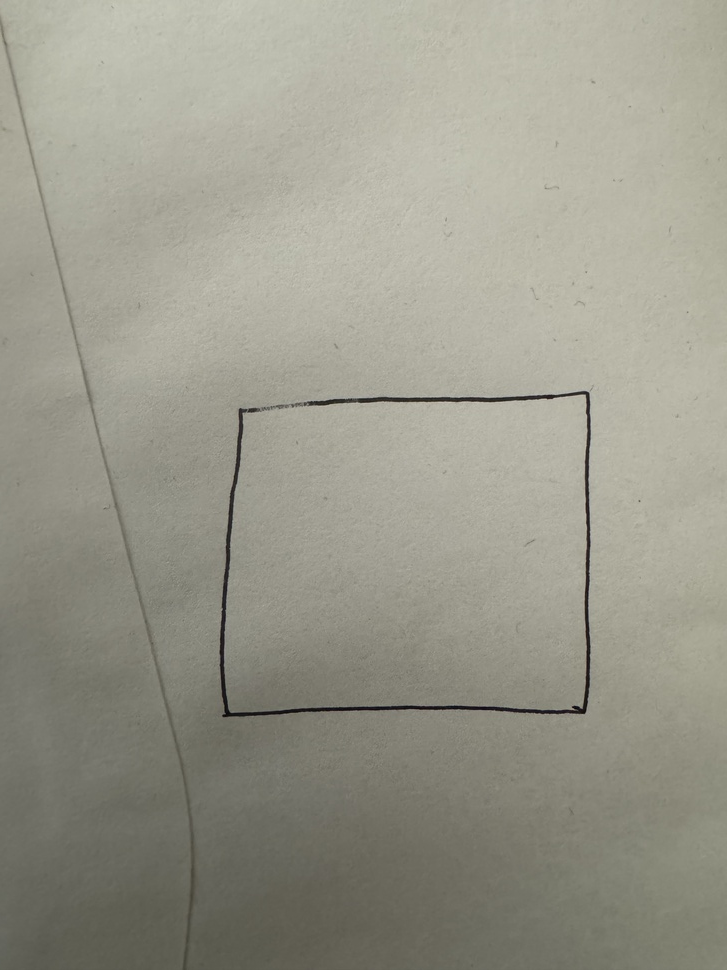
#> input picture handdrawnimages/IMG_9462.jpg, 727 x 970 px, shrunk from 3024 x 4032 before the run
$ python cleaningimage.py
#> lines starting #> are read from the running program, lines starting #| are printed output that depends on the picture; after the words box and inside, x2 and y2 are one past the last pixel; in counts of white or black regions, pixels touching at a corner belong together
import cv2
import numpy as np
from PIL import Image
from skimage import morphology


image = cv2.imread('handdrawnimages/IMG_9462.jpg')
#> image is the input picture: shape (970, 727, 3); mean B, G, R 139.6, 152.7, 154
gray = cv2.cvtColor(image, cv2.COLOR_BGR2GRAY)
blur = cv2.GaussianBlur(gray, (5, 5), 0)

# Detect edges using Canny edge detection
edges = cv2.Canny(blur, 50, 150)
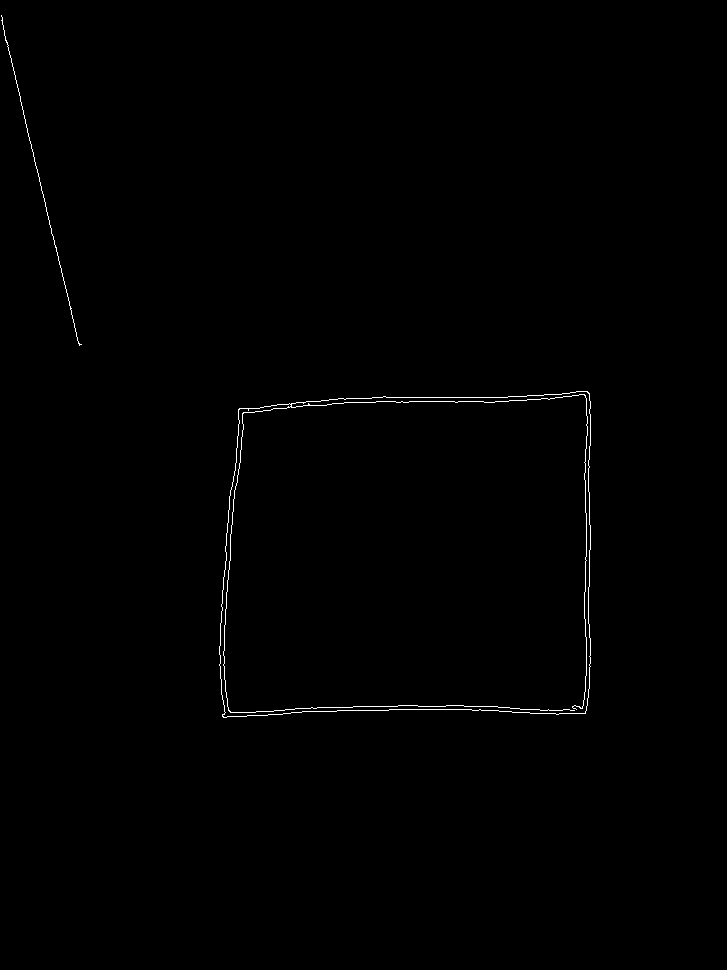
#> edges: shape (970, 727); 0.43% white in thin lines or dots, all inside (x1, y1, x2, y2) = (1, 15, 591, 718)

# finding contours
contours, _ = cv2.findContours(edges.copy(), cv2.RETR_EXTERNAL, cv2.CHAIN_APPROX_SIMPLE)
#> contours = 2 contours, 1 with area under 20; largest, box (x1, y1, x2, y2) and area: (219, 391, 591, 718) 113314

# background
blank_image = np.zeros_like(gray)

# drawing contours
cv2.drawContours(blank_image, contours, -1, (255), thickness=cv2.FILLED)
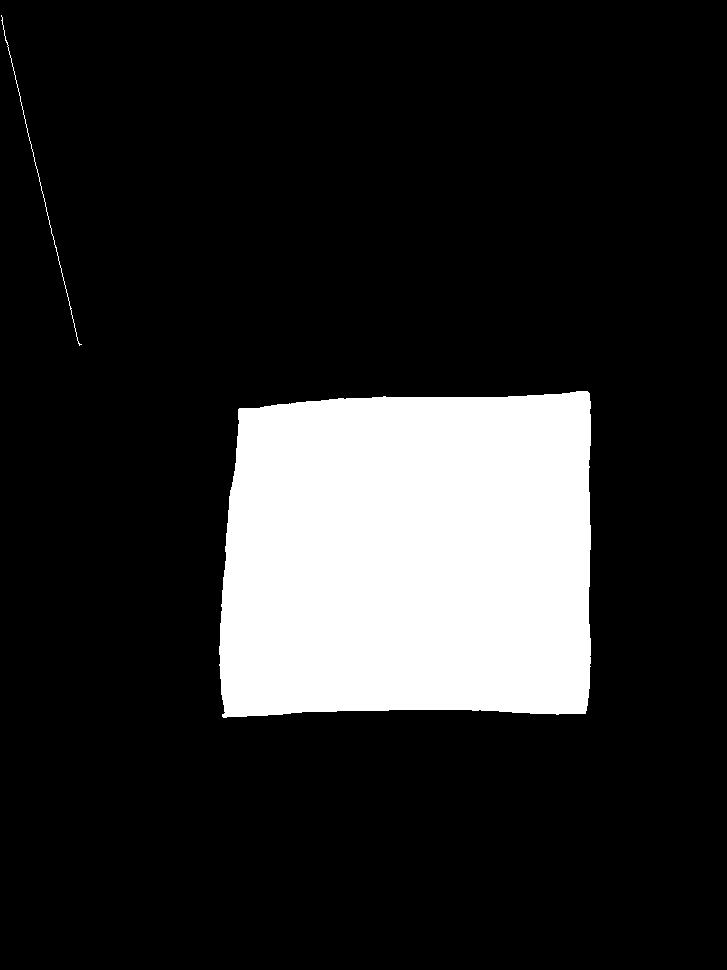
#> blank_image: shape (970, 727); 16.2% white; 2 white regions, box (x1, y1, x2, y2) and area: (219, 391, 591, 718) 113986, (1, 15, 82, 346) 339

#conversion from array to bool for morphology
bool_image = blank_image > 0

cleaned_bool_image = morphology.remove_small_objects(bool_image, min_size=140, connectivity=2)

cleaned_image = np.uint8(cleaned_bool_image) * 255
outline_image = np.ones_like(image) * 255
contours, _ = cv2.findContours(cleaned_image, cv2.RETR_EXTERNAL, cv2.CHAIN_APPROX_SIMPLE)
cv2.drawContours(outline_image, contours, -1, (0, 0, 0), thickness=20)
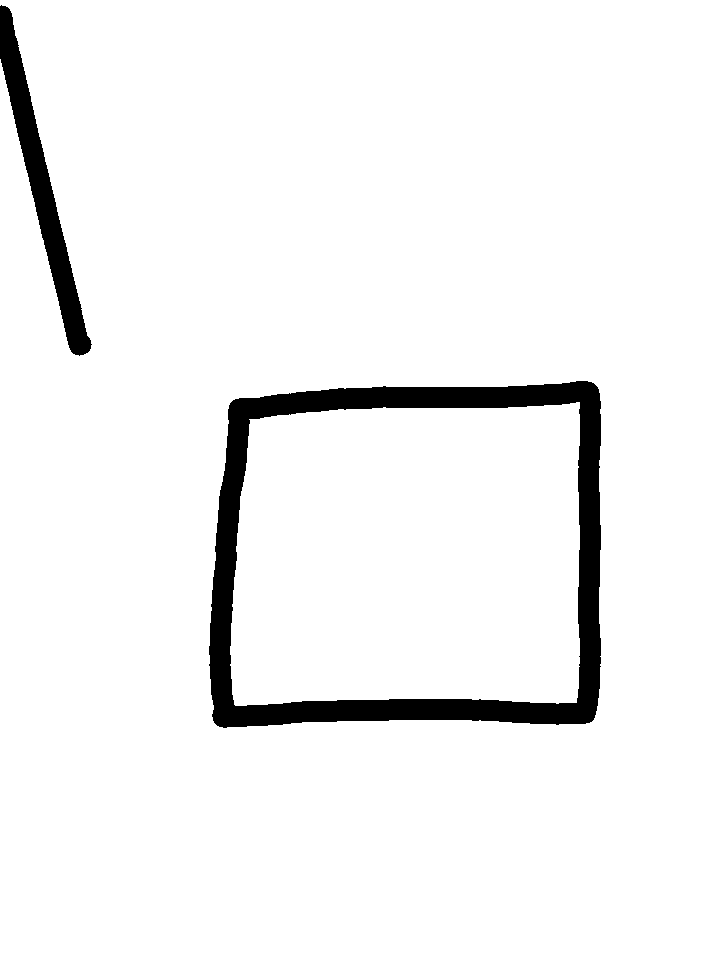
#> outline_image: shape (970, 727, 3); 95% white; 2 black regions, box (x1, y1, x2, y2) and area: (209, 381, 601, 728) 28089, (0, 5, 92, 356) 7042

pil_image = Image.fromarray(outline_image)
pil_image.save('cleaned_outline.png')

$ run again, with handdrawnimages/IMG_9485.jpg copied over handdrawnimages/IMG_9462.jpg
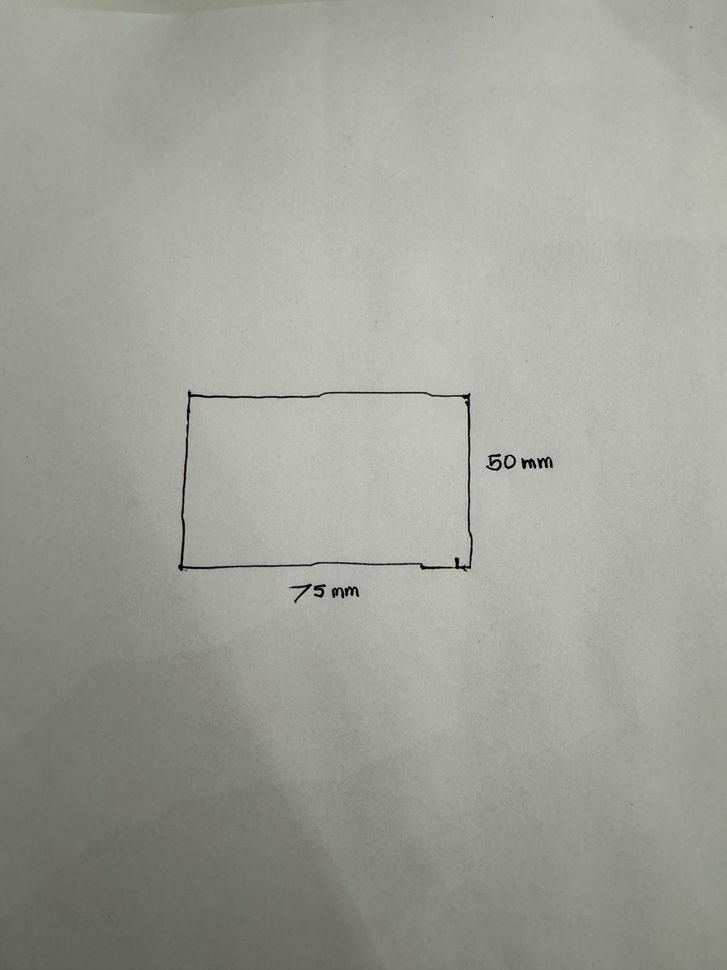
#> input picture handdrawnimages/IMG_9485.jpg, 727 x 970 px, shrunk from 3024 x 4032 before the run
#> image is the input picture: shape (970, 727, 3); mean B, G, R 152.6, 160.5, 159.6
#> `edges = cv2.Canny(blur, 50, 150)`:
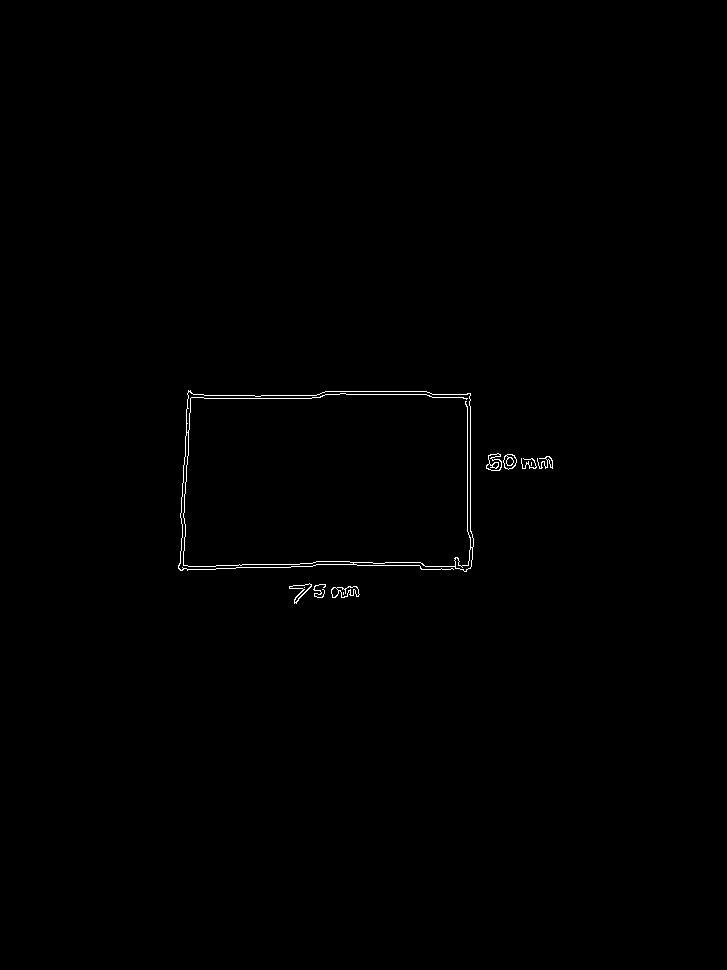
#> edges: shape (970, 727); 0.35% white in thin lines or dots, all inside (x1, y1, x2, y2) = (178, 390, 553, 604)
#> `contours, _ = cv2.findContours(edges.copy(), cv2.RETR_EXTERNAL, cv2.CH..`: contours = 9 contours, 3 with area under 20; largest, box (x1, y1, x2, y2) and area: (178, 390, 474, 572) 49530, (331, 586, 360, 598) 196, (486, 453, 502, 471) 176, (503, 454, 517, 470) 150, (289, 583, 312, 604) 134, (537, 456, 553, 469) 43
#> blank_image: shape (970, 727); 7.2% white; 9 white regions (1 under 20 px), largest, box (x1, y1, x2, y2) and area: (178, 390, 474, 572) 50098, (331, 586, 360, 598) 244, (486, 453, 502, 471) 212
#> cleaned_bool_image: shape (970, 727) bool; 7.2% white; 5 white regions, box (x1, y1, x2, y2) and area: (178, 390, 474, 572) 50098, (331, 586, 360, 598) 244, (486, 453, 502, 471) 212, (503, 454, 517, 470) 172, (289, 583, 312, 604) 171
#> cleaned_image: shape (970, 727); 7.2% white; 5 white regions
#> `contours, _ = cv2.findContours(cleaned_image, cv2.RETR_EXTERNAL, cv2.C..`: contours = 5 contours; box (x1, y1, x2, y2) and area: (178, 390, 474, 572) 49530, (331, 586, 360, 598) 196, (486, 453, 502, 471) 176, (503, 454, 517, 470) 150, (289, 583, 312, 604) 134
#> `cv2.drawContours(outline_image, contours, -1, (0, 0, 0), thickness=20)`:
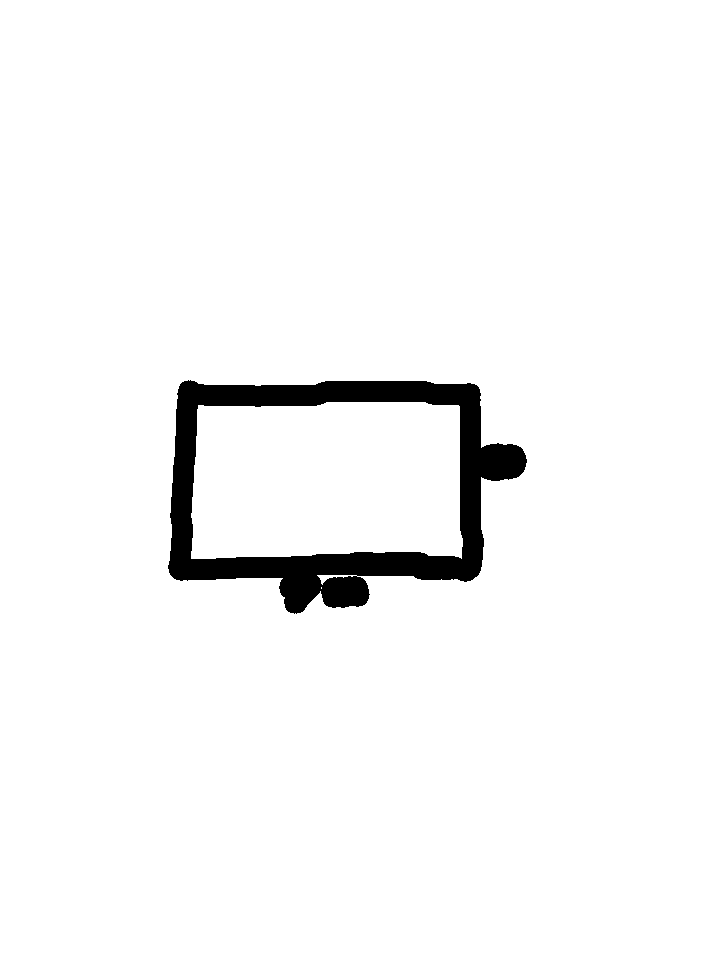
#> outline_image: shape (970, 727, 3); 96.6% white; 1 black region, box (x1, y1, x2, y2) and area: (168, 380, 527, 614) 23654

$ run again, with handdrawnimages/IMG_9490.jpg copied over handdrawnimages/IMG_9462.jpg
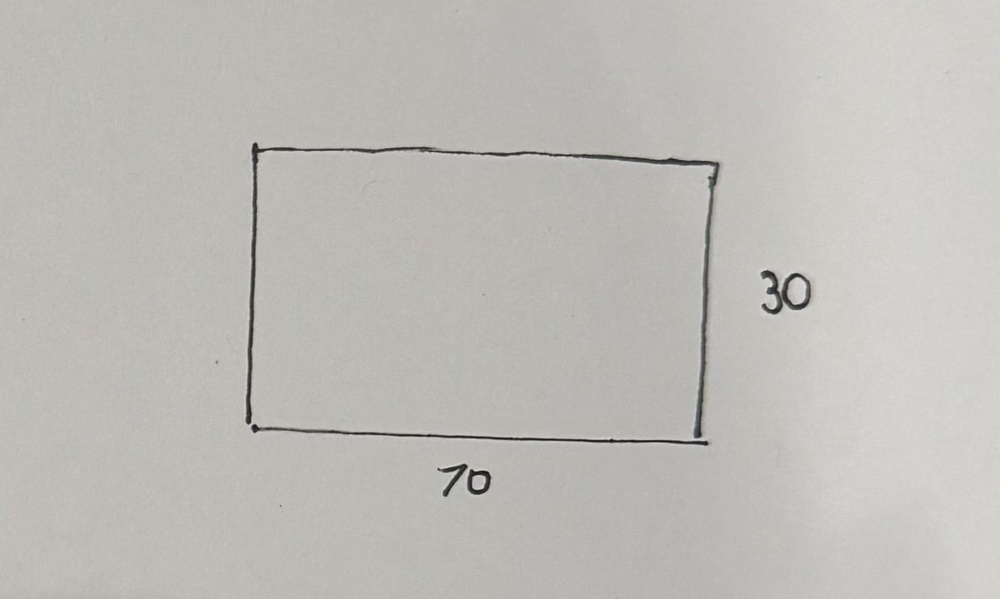
#> input picture handdrawnimages/IMG_9490.jpg, 1000 x 599 px, shrunk from 1405 x 842 before the run
#> image is the input picture: shape (599, 1000, 3); mean B, G, R 184.1, 188.8, 190.1
#> `edges = cv2.Canny(blur, 50, 150)`:
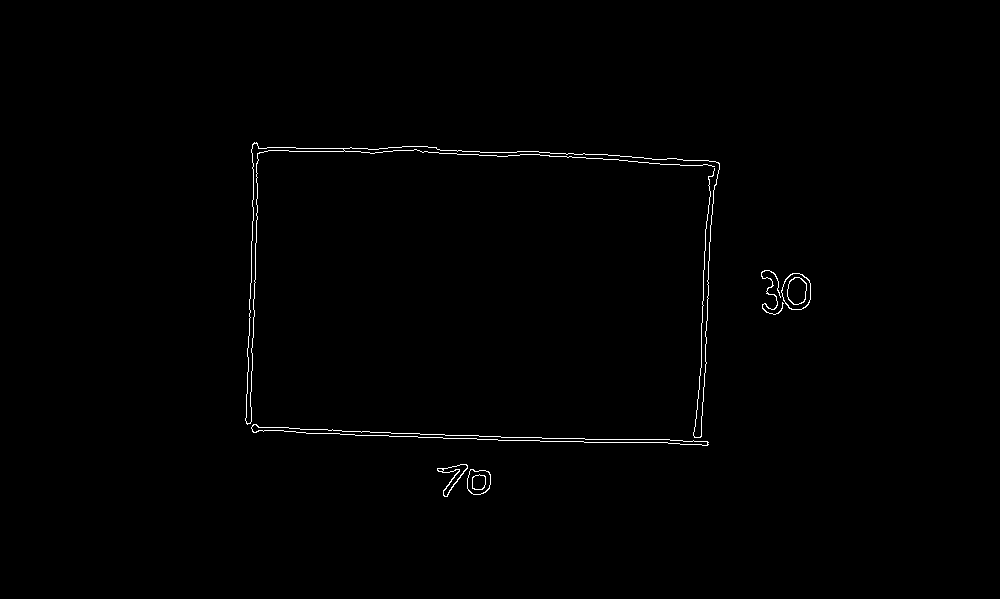
#> edges: shape (599, 1000); 0.61% white in thin lines or dots, all inside (x1, y1, x2, y2) = (245, 142, 811, 497)
#> contours = 6 contours; box (x1, y1, x2, y2) and area: (251, 424, 709, 446) 1470, (245, 142, 720, 438) 1444, (781, 273, 811, 310) 844, (467, 469, 491, 495) 486, (437, 464, 468, 497) 293, (761, 270, 784, 315) 40
#> blank_image: shape (599, 1000); 1.2% white; 6 white regions, box (x1, y1, x2, y2) and area: (245, 142, 720, 438) 3109, (251, 424, 709, 446) 1931, (781, 273, 811, 310) 893, (467, 469, 491, 495) 525, (437, 464, 468, 497) 351, (761, 270, 784, 315) 170
#> `cv2.drawContours(outline_image, contours, -1, (0, 0, 0), thickness=20)`:
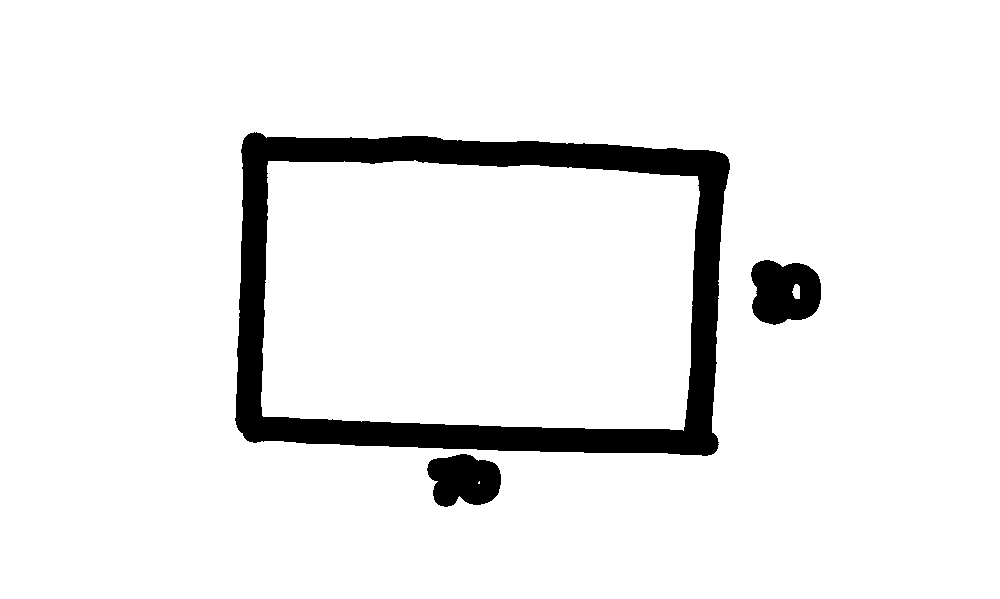
#> outline_image: shape (599, 1000, 3); 92.8% white; 3 black regions, box (x1, y1, x2, y2) and area: (235, 132, 730, 456) 36570, (751, 260, 821, 325) 3566, (427, 454, 501, 507) 3010

$ run again, with handdrawnimages/IMG_9491.jpg copied over handdrawnimages/IMG_9462.jpg
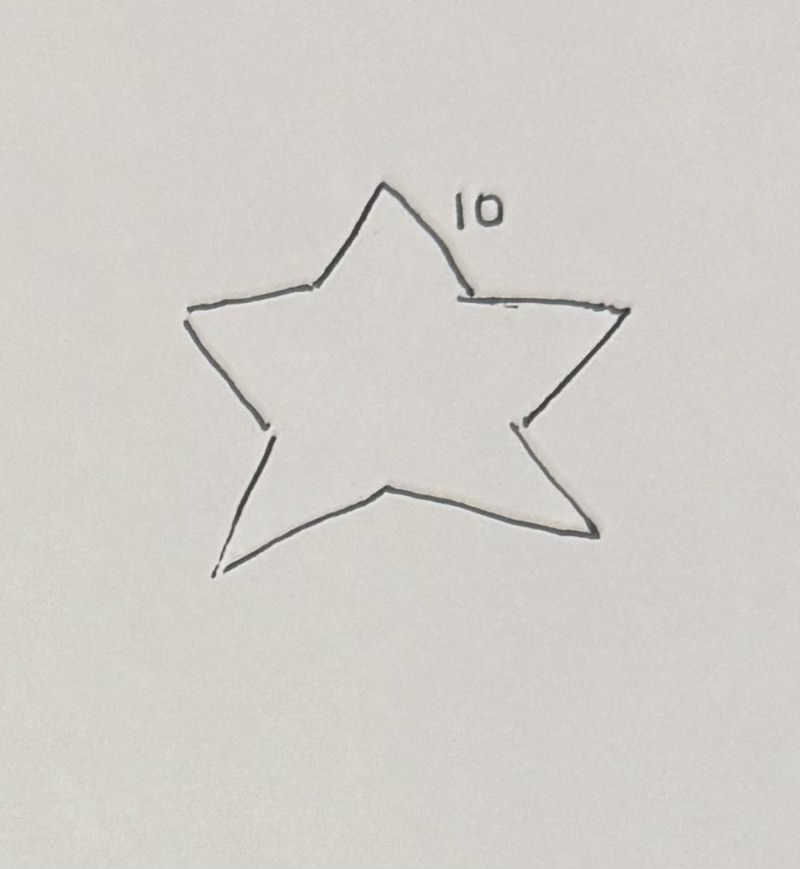
#> input picture handdrawnimages/IMG_9491.jpg, 800 x 869 px
#> image is the input picture: shape (869, 800, 3); mean B, G, R 201.9, 207.4, 210.3
#> `edges = cv2.Canny(blur, 50, 150)`:
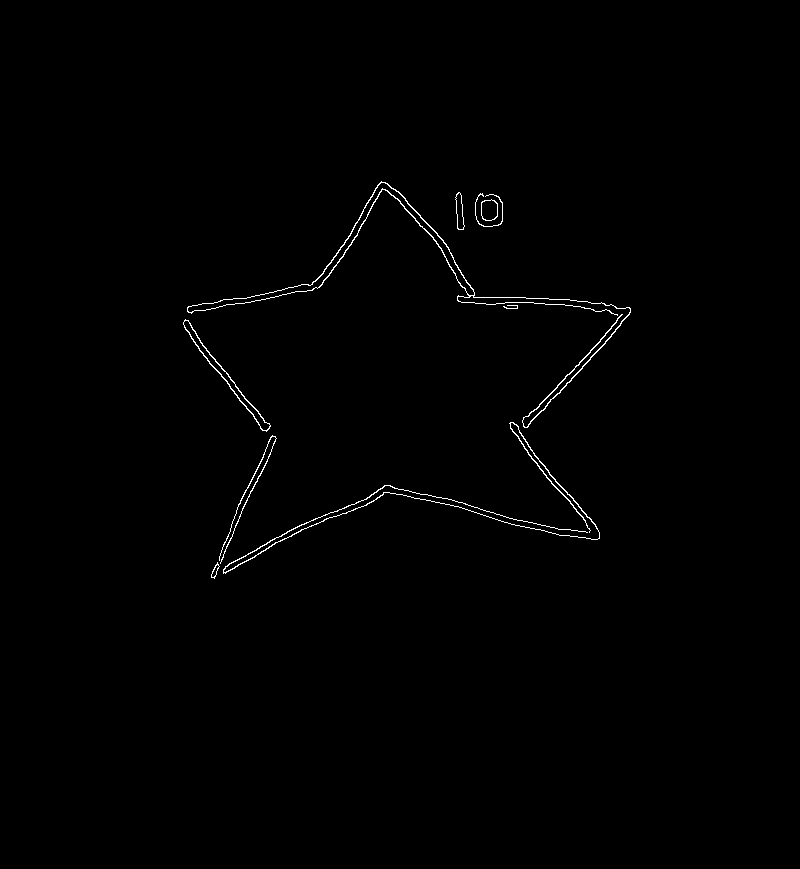
#> edges: shape (869, 800); 0.59% white in thin lines or dots, all inside (x1, y1, x2, y2) = (183, 181, 631, 579)
#> `contours, _ = cv2.findContours(edges.copy(), cv2.RETR_EXTERNAL, cv2.CH..`: contours = 9 contours, 2 with area under 20; largest, box (x1, y1, x2, y2) and area: (187, 181, 631, 428) 2637, (183, 319, 271, 432) 846, (481, 199, 498, 221) 296, (223, 422, 600, 574) 288, (455, 192, 465, 230) 206, (219, 435, 277, 564) 73, (211, 562, 220, 579) 52
#> blank_image: shape (869, 800); 0.99% white; 9 white regions, largest, box (x1, y1, x2, y2) and area: (187, 181, 631, 428) 3567, (223, 422, 600, 574) 1264, (183, 319, 271, 432) 963
#> cleaned_bool_image: shape (869, 800) bool; 0.96% white; 6 white regions, box (x1, y1, x2, y2) and area: (187, 181, 631, 428) 3567, (223, 422, 600, 574) 1264, (183, 319, 271, 432) 963, (219, 435, 277, 564) 328, (481, 199, 498, 221) 327, (455, 192, 465, 230) 247
#> cleaned_image: shape (869, 800); 0.96% white; 6 white regions
#> `contours, _ = cv2.findContours(cleaned_image, cv2.RETR_EXTERNAL, cv2.C..`: contours = 6 contours; box (x1, y1, x2, y2) and area: (187, 181, 631, 428) 2637, (183, 319, 271, 432) 846, (481, 199, 498, 221) 296, (223, 422, 600, 574) 288, (455, 192, 465, 230) 206, (219, 435, 277, 564) 73
#> `cv2.drawContours(outline_image, contours, -1, (0, 0, 0), thickness=20)`:
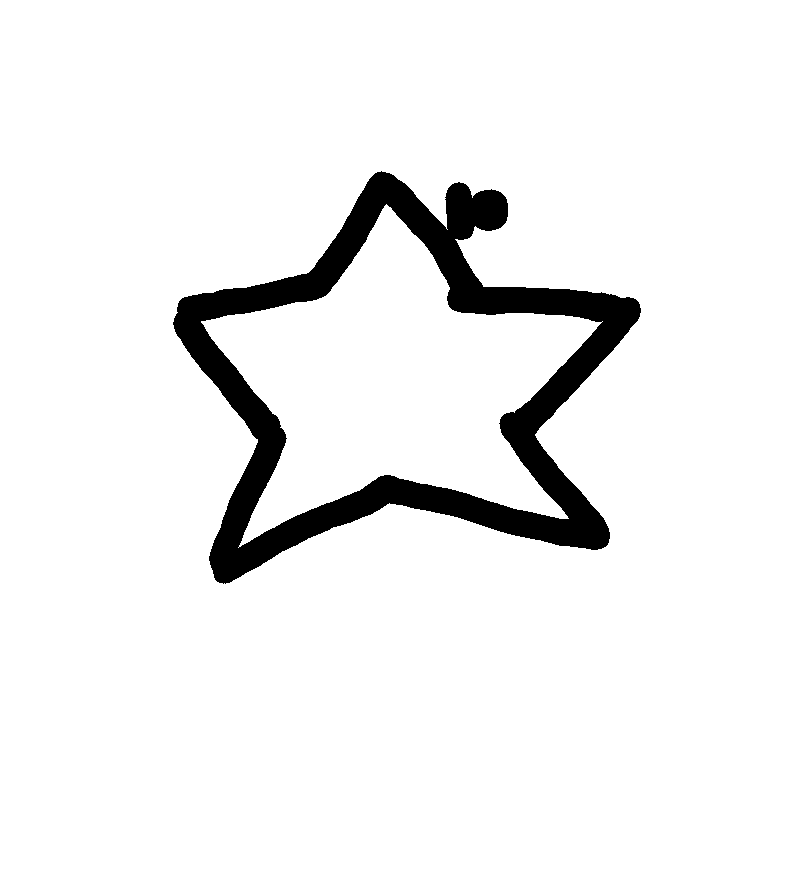
#> outline_image: shape (869, 800, 3); 93.7% white; 1 black region, box (x1, y1, x2, y2) and area: (173, 171, 641, 584) 43490
